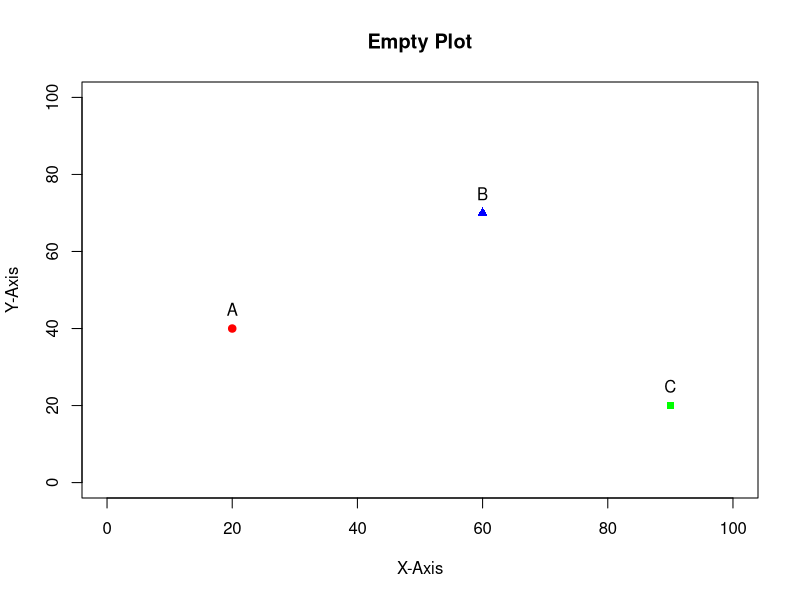

Write the R code that produced this figure.
plot(NULL,
     xlim = c(0, 100),
     ylim = c(0, 100),
     xlab = "X-Axis",
     ylab = "Y-Axis",
     main = "Empty Plot")

points(20,40,col="red",pch=19)

points(60,70,col="blue",pch=17)

points(90,20,col="green",pch=15)

text(20,45,"A")

text(60,75,"B")

text(90,25,"C")
